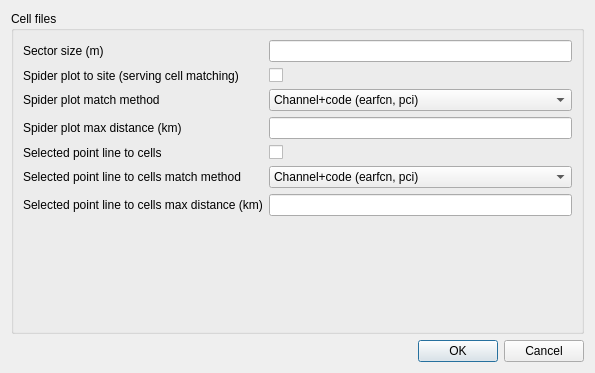
<?xml version="1.0" encoding="UTF-8"?>
<ui version="4.0">
 <class>Dialog</class>
 <widget class="QDialog" name="Dialog">
  <property name="geometry">
   <rect>
    <x>0</x>
    <y>0</y>
    <width>595</width>
    <height>373</height>
   </rect>
  </property>
  <property name="windowTitle">
   <string>Dialog</string>
  </property>
  <layout class="QVBoxLayout" name="verticalLayout">
   <item>
    <widget class="QGroupBox" name="groupBox">
     <property name="title">
      <string>Cell files</string>
     </property>
     <layout class="QFormLayout" name="formLayout">
      <item row="1" column="0">
       <widget class="QLabel" name="label">
        <property name="text">
         <string>Sector size (m)</string>
        </property>
       </widget>
      </item>
      <item row="1" column="1">
       <widget class="QLineEdit" name="lineEdit"/>
      </item>
      <item row="2" column="0">
       <widget class="QLabel" name="label_2">
        <property name="text">
         <string>Spider plot to site (serving cell matching)</string>
        </property>
       </widget>
      </item>
      <item row="2" column="1">
       <widget class="QCheckBox" name="checkBox">
        <property name="text">
         <string/>
        </property>
       </widget>
      </item>
      <item row="5" column="0">
       <widget class="QLabel" name="label_3">
        <property name="text">
         <string>Selected point line to cells</string>
        </property>
       </widget>
      </item>
      <item row="5" column="1">
       <widget class="QCheckBox" name="checkBox_2">
        <property name="text">
         <string/>
        </property>
       </widget>
      </item>
      <item row="3" column="0">
       <widget class="QLabel" name="label_4">
        <property name="text">
         <string>Spider plot match method</string>
        </property>
       </widget>
      </item>
      <item row="3" column="1">
       <widget class="QComboBox" name="comboBox">
        <item>
         <property name="text">
          <string>Channel+code (earfcn, pci)</string>
         </property>
        </item>
        <item>
         <property name="text">
          <string>CGI (lte sib1)</string>
         </property>
        </item>
       </widget>
      </item>
      <item row="6" column="0">
       <widget class="QLabel" name="label_5">
        <property name="text">
         <string>Selected point line to cells match method</string>
        </property>
       </widget>
      </item>
      <item row="6" column="1">
       <widget class="QComboBox" name="comboBox_2">
        <item>
         <property name="text">
          <string>Channel+code (earfcn, pci)</string>
         </property>
        </item>
        <item>
         <property name="text">
          <string>CGI (lte sib1)</string>
         </property>
        </item>
       </widget>
      </item>
      <item row="7" column="0">
       <widget class="QLabel" name="label_6">
        <property name="text">
         <string>Selected point line to cells max distance (km)</string>
        </property>
       </widget>
      </item>
      <item row="7" column="1">
       <widget class="QLineEdit" name="lineEdit_2"/>
      </item>
      <item row="4" column="0">
       <widget class="QLabel" name="label_7">
        <property name="text">
         <string>Spider plot max distance (km)</string>
        </property>
       </widget>
      </item>
      <item row="4" column="1">
       <widget class="QLineEdit" name="lineEdit_3"/>
      </item>
     </layout>
    </widget>
   </item>
   <item>
    <widget class="QDialogButtonBox" name="buttonBox">
     <property name="orientation">
      <enum>Qt::Horizontal</enum>
     </property>
     <property name="standardButtons">
      <set>QDialogButtonBox::Cancel|QDialogButtonBox::Ok</set>
     </property>
    </widget>
   </item>
  </layout>
 </widget>
 <resources/>
 <connections>
  <connection>
   <sender>buttonBox</sender>
   <signal>accepted()</signal>
   <receiver>Dialog</receiver>
   <slot>accept()</slot>
   <hints>
    <hint type="sourcelabel">
     <x>248</x>
     <y>254</y>
    </hint>
    <hint type="destinationlabel">
     <x>157</x>
     <y>274</y>
    </hint>
   </hints>
  </connection>
  <connection>
   <sender>buttonBox</sender>
   <signal>rejected()</signal>
   <receiver>Dialog</receiver>
   <slot>reject()</slot>
   <hints>
    <hint type="sourcelabel">
     <x>316</x>
     <y>260</y>
    </hint>
    <hint type="destinationlabel">
     <x>286</x>
     <y>274</y>
    </hint>
   </hints>
  </connection>
 </connections>
</ui>
